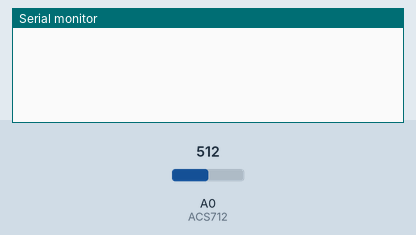
This sketch was run on a simulated Arduino Uno, built with avr-gcc and run on an emulated ATmega328P. Shown: the last lines printed to the serial monitor. The test bench sets the inputs (shaded band); at power-on: A0 (ACS712) = 512.

Above: at 1.2 s.
1.3 s: A0 (ACS712) set to 716
At 2.9 s:
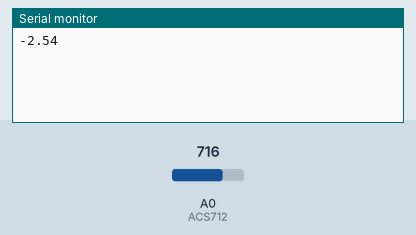
4.3 s: A0 (ACS712) set to 900
At 5.2 s:
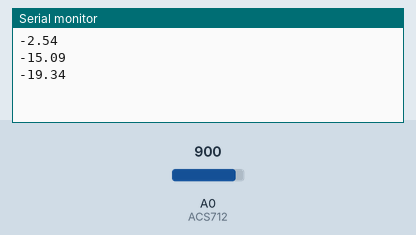
Timing chart, 0 to 7.3 s (numbered marks = the images above; inputs shaded):
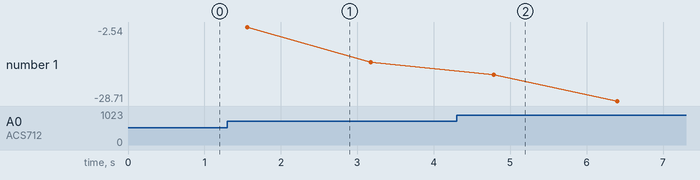

Measured:
- after the input at 1.3 s, the serial monitor: prints a new line after 0.26 s (image 1)
- after the input at 4.3 s, the serial monitor: prints a new line after 0.49 s (image 2)
- plotted number 1: -15.09 → -28.71 after the input at 4.3 s

The sketch:

7_7_2020_ACS712_05.ino
```cpp
#define ACS712 A0

unsigned int x=0;
float AcsIntValue=0.0,AcsValue=0.0,AvgAcs=0.0,AcsValueF=0.0;
int sample = 500; //Hihger the sample rate, more processing time is needed

/**Sensitivity according to ACS712 spec
 * ACS-05: 0.185
 * ACS-20: 0.100
 * ACS-30: 0.066
 **/
float sensitivity = 0.066;


void setup()
{
  Serial.begin(115200); //Start Serial Monitor to display current read value on Serial monitor
  pinMode(ACS712,INPUT);
}

void loop()
{
  AcsValue = 0.0; //Initialized the cumulative value
  for (int x = 0; x < sample; x++)
  {
    AcsIntValue = analogRead(ACS712);
    AcsValue = AcsValue + AcsIntValue;
    delay (3); // let ADC settle before next sample 3ms
  }

AvgAcs=AcsValue/float(sample);//Taking Average of Samples

//((AvgAcs * (5.0 / 1024.0)) is converitng the read voltage in 0-5 volts
//2.5 is offset(I assumed that arduino is working on 5v so the viout at no current comes
//out to be 2.5 which is out offset. If your arduino is working on different voltage than
//you must change the offset according to the input voltage)
AcsValueF = (2.5 - (AvgAcs * (5.0 / 1024.0)) )/sensitivity;

Serial.println(AcsValueF);//Print the read current on Serial monitor
delay(50);
}
```
